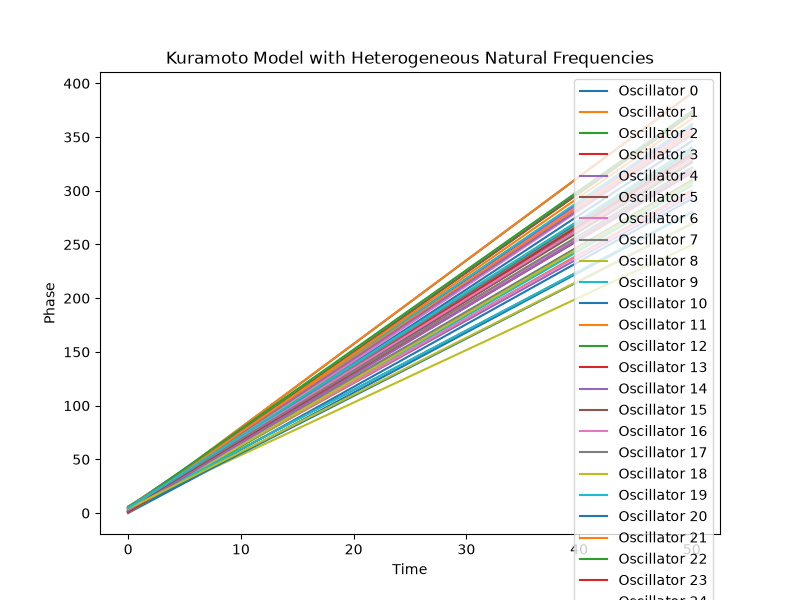

This chart was generated by the following Python code:
import numpy as np
import matplotlib.pyplot as plt
from scipy.integrate import odeint

# Define the Kuramoto model with heterogeneous natural frequencies
def kuramoto(theta, t, K, omega):
    N = len(theta)
    dtheta = omega - K/N * np.sum(np.sin(theta - theta), axis=0)
    return dtheta

# Initialize the system
N = 50
theta0 = 2 * np.pi * np.random.rand(N)
omega = 2 * np.pi * (1 + 0.1 * np.random.randn(N))  # Heterogeneous natural frequencies
K = 1.5  # Coupling strength

# Simulate the dynamics
t = np.linspace(0, 50, 1000)
theta = odeint(kuramoto, theta0, t, args=(K, omega))

# Visualize the results
fig, ax = plt.subplots(figsize=(8, 6))
for i in range(N):
    ax.plot(t, theta[:, i], label=f'Oscillator {i}')
ax.set_xlabel('Time')
ax.set_ylabel('Phase')
ax.set_title('Kuramoto Model with Heterogeneous Natural Frequencies')
ax.legend()
plt.savefig('kuramoto_heterogeneity.png')
